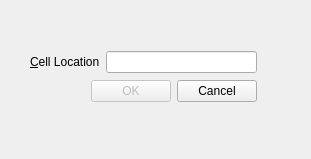
<?xml version="1.0" encoding="UTF-8"?>
<ui version="4.0">
 <class>GoToCellDialog</class>
 <widget class="QDialog" name="GoToCellDialog">
  <property name="geometry">
   <rect>
    <x>0</x>
    <y>0</y>
    <width>311</width>
    <height>159</height>
   </rect>
  </property>
  <property name="windowTitle">
   <string>Go to Cell</string>
  </property>
  <widget class="QWidget" name="">
   <property name="geometry">
    <rect>
     <x>30</x>
     <y>50</y>
     <width>227</width>
     <height>55</height>
    </rect>
   </property>
   <layout class="QVBoxLayout" name="mainVerticalLayout">
    <item>
     <layout class="QHBoxLayout" name="horizontalLayout_2">
      <item>
       <widget class="QLabel" name="label">
        <property name="text">
         <string>&amp;Cell Location</string>
        </property>
        <property name="buddy">
         <cstring>lineEdit</cstring>
        </property>
       </widget>
      </item>
      <item>
       <widget class="QLineEdit" name="lineEdit"/>
      </item>
     </layout>
    </item>
    <item>
     <layout class="QHBoxLayout" name="horizontalLayout">
      <item>
       <spacer name="horizontalSpacer">
        <property name="orientation">
         <enum>Qt::Horizontal</enum>
        </property>
        <property name="sizeHint" stdset="0">
         <size>
          <width>40</width>
          <height>20</height>
         </size>
        </property>
       </spacer>
      </item>
      <item>
       <widget class="QPushButton" name="okButton">
        <property name="enabled">
         <bool>false</bool>
        </property>
        <property name="text">
         <string>OK</string>
        </property>
       </widget>
      </item>
      <item>
       <widget class="QPushButton" name="cancelButton">
        <property name="text">
         <string>Cancel</string>
        </property>
       </widget>
      </item>
     </layout>
    </item>
   </layout>
  </widget>
 </widget>
 <resources/>
 <connections/>
</ui>
